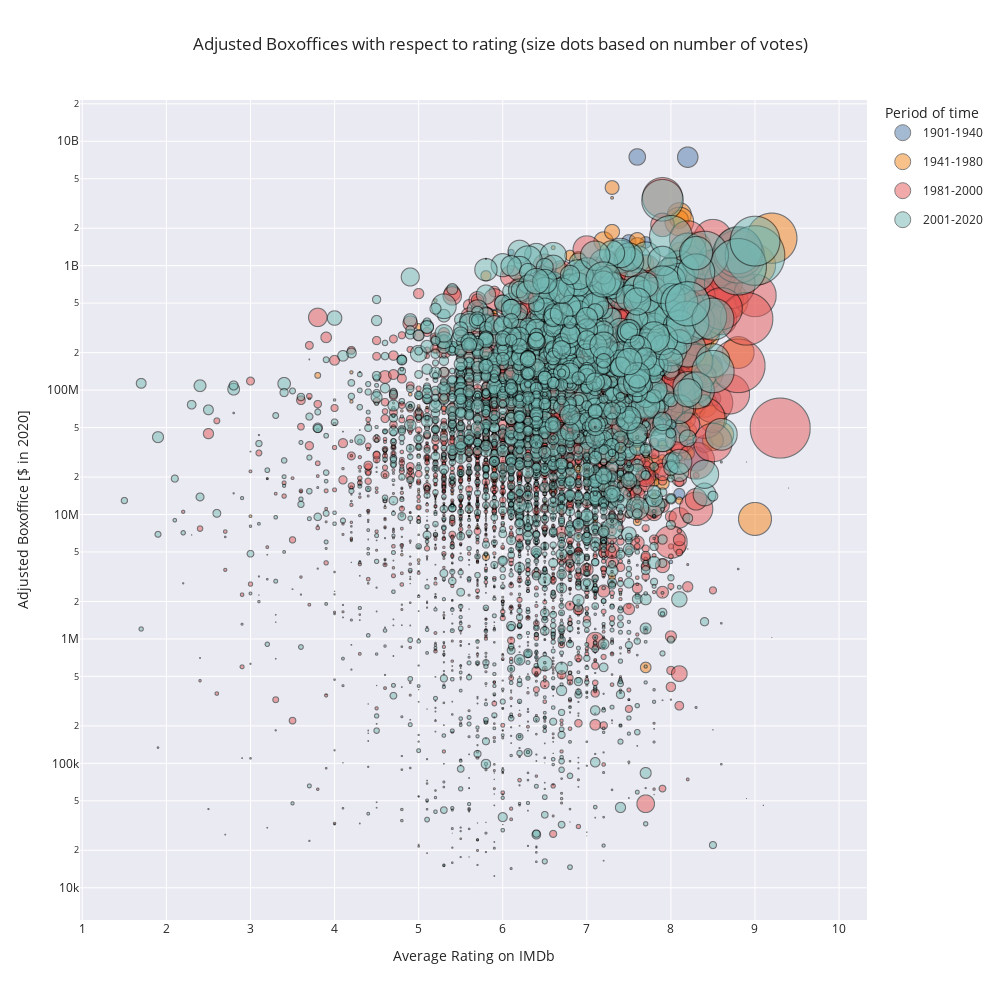

Notebook code for this chart:
### Markdown cell above
Let's now plot the boxoffice and the ratings taking into account the number of votes and the year of the movie, to see if there is any noticeable relation between those variables.

### Code cell
# Divide data into 4 different time periods
periods = [(1901, 1940), (1941, 1980), (1981, 2000), (2001, 2020)]

# Create a new column 'period' in movies_df based on release year
movies_df['period'] = pd.cut(movies_df['release_date'].dt.year, bins=[period[0] for period in periods] + [np.inf],
                             labels=[f'{start}-{end}' for (start, end) in periods])


# Define the chronological order of the periods
category_order = [f'{start}-{end}' for (start, end) in periods]

# Scatter plot with larger dots based on 'numVotes' and color based on 'period'
fig = px.scatter(movies_df, x='averageRating', y='adj_boxoffice', size='numVotes',
                 color='period', color_discrete_sequence=MULT_COLOR,
                 opacity=0.5, labels={'numVotes': 'Number of Votes (Ks of votes)'},
                 category_orders={'period': category_order},
                 size_max=60,  # Set the maximum size of the dots
                 title='Adjusted Boxoffices with respect to rating (size dots based on number of votes)',
                 width=1000, height=1000,
                 log_y=True,  # Include log scale on the y-axis
                 template=TEMPLATE)  # Set the template to 'plotly_white' or choose another template
# Add a border around the dots
fig.update_traces(marker=dict(line=dict(color='black', width=1)),
                  selector=dict(mode='markers'))

fig.update_layout(
    legend=go.layout.Legend(
        title=dict(text='Period of time')  # Set the title of the legend
    ),
    xaxis_title='Average Rating on IMDb',  # Set the label for the x-axis
    yaxis_title='Adjusted Boxoffice [$ in 2020]'   # Set the label for the y-axis
)

fig.show()

### Figure 1 — Plotly figure (JSON) as saved in the notebook; plotly's stock layout.template omitted (floating-point values rounded to 4 significant figures; data arrays with more than 128 entries replaced by an {"elided": "..."} marker saying what was removed)
{"data": [{"hovertemplate": "period=1901-1940<br>averageRating=%{x}<br>adj_boxoffice=%{y}<br>Number of Votes (Ks of votes)=%{marker.size}<extra></extra>", "legendgroup": "1901-1940", "marker": {"color": "#4C78A8", "line": {"color": "black", "width": 1}, "opacity": 0.5, "size": {"elided": "231 int values"}, "sizemode": "area", "sizeref": 786.6, "symbol": "circle"}, "mode": "markers", "name": "1901-1940", "showlegend": true, "type": "scattergl", "x": {"elided": "231 float values"}, "xaxis": "x", "y": {"elided": "231 float values"}, "yaxis": "y"}, {"hovertemplate": "period=1941-1980<br>averageRating=%{x}<br>adj_boxoffice=%{y}<br>Number of Votes (Ks of votes)=%{marker.size}<extra></extra>", "legendgroup": "1941-1980", "marker": {"color": "#F58518", "line": {"color": "black", "width": 1}, "opacity": 0.5, "size": {"elided": "1420 int values"}, "sizemode": "area", "sizeref": 786.6, "symbol": "circle"}, "mode": "markers", "name": "1941-1980", "showlegend": true, "type": "scattergl", "x": {"elided": "1420 float values"}, "xaxis": "x", "y": {"elided": "1420 float values"}, "yaxis": "y"}, {"hovertemplate": "period=1981-2000<br>averageRating=%{x}<br>adj_boxoffice=%{y}<br>Number of Votes (Ks of votes)=%{marker.size}<extra></extra>", "legendgroup": "1981-2000", "marker": {"color": "#E45756", "line": {"color": "black", "width": 1}, "opacity": 0.5, "size": {"elided": "3009 int values"}, "sizemode": "area", "sizeref": 786.6, "symbol": "circle"}, "mode": "markers", "name": "1981-2000", "showlegend": true, "type": "scattergl", "x": {"elided": "3009 float values"}, "xaxis": "x", "y": {"elided": "3009 float values"}, "yaxis": "y"}, {"hovertemplate": "period=2001-2020<br>averageRating=%{x}<br>adj_boxoffice=%{y}<br>Number of Votes (Ks of votes)=%{marker.size}<extra></extra>", "legendgroup": "2001-2020", "marker": {"color": "#72B7B2", "line": {"color": "black", "width": 1}, "opacity": 0.5, "size": {"elided": "2800 int values"}, "sizemode": "area", "sizeref": 786.6, "symbol": "circle"}, "mode": "markers", "name": "2001-2020", "showlegend": true, "type": "scattergl", "x": {"elided": "2800 float values"}, "xaxis": "x", "y": {"elided": "2800 float values"}, "yaxis": "y"}], "layout": {"height": 1000, "legend": {"title": {"text": "Period of time"}}, "title": {"text": "Adjusted Boxoffices with respect to rating (size dots based on number of votes)"}, "width": 1000, "xaxis": {"anchor": "y", "domain": [0, 1], "title": {"text": "Average Rating on IMDb"}}, "yaxis": {"anchor": "x", "domain": [0, 1], "title": {"text": "Adjusted Boxoffice [$ in 2020]"}, "type": "log"}}}
